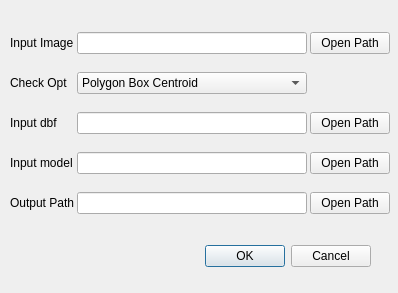
<?xml version="1.0" encoding="UTF-8"?>
<ui version="4.0">
 <class>lllegarAreaCheckerDialogBase</class>
 <widget class="QDialog" name="lllegarAreaCheckerDialogBase">
  <property name="geometry">
   <rect>
    <x>0</x>
    <y>0</y>
    <width>398</width>
    <height>293</height>
   </rect>
  </property>
  <property name="sizePolicy">
   <sizepolicy hsizetype="Fixed" vsizetype="Fixed">
    <horstretch>0</horstretch>
    <verstretch>0</verstretch>
   </sizepolicy>
  </property>
  <property name="minimumSize">
   <size>
    <width>398</width>
    <height>293</height>
   </size>
  </property>
  <property name="maximumSize">
   <size>
    <width>398</width>
    <height>293</height>
   </size>
  </property>
  <property name="cursor">
   <cursorShape>ArrowCursor</cursorShape>
  </property>
  <property name="windowTitle">
   <string>lllegarAreaChecker</string>
  </property>
  <widget class="QDialogButtonBox" name="SelBtn">
   <property name="geometry">
    <rect>
     <x>30</x>
     <y>240</y>
     <width>341</width>
     <height>32</height>
    </rect>
   </property>
   <property name="orientation">
    <enum>Qt::Horizontal</enum>
   </property>
   <property name="standardButtons">
    <set>QDialogButtonBox::Cancel|QDialogButtonBox::Ok</set>
   </property>
  </widget>
  <widget class="QWidget" name="gridLayoutWidget">
   <property name="geometry">
    <rect>
     <x>10</x>
     <y>20</y>
     <width>380</width>
     <height>210</height>
    </rect>
   </property>
   <layout class="QGridLayout" name="gridLayout">
    <property name="sizeConstraint">
     <enum>QLayout::SetMinimumSize</enum>
    </property>
    <property name="horizontalSpacing">
     <number>3</number>
    </property>
    <item row="3" column="0">
     <widget class="QLabel" name="label_4">
      <property name="text">
       <string>Input model</string>
      </property>
     </widget>
    </item>
    <item row="0" column="1">
     <widget class="QLineEdit" name="InputImage"/>
    </item>
    <item row="3" column="2">
     <widget class="QPushButton" name="InputModelBtn">
      <property name="text">
       <string>Open Path</string>
      </property>
     </widget>
    </item>
    <item row="4" column="1">
     <widget class="QLineEdit" name="Output"/>
    </item>
    <item row="2" column="0">
     <widget class="QLabel" name="label_2">
      <property name="text">
       <string>Input dbf</string>
      </property>
     </widget>
    </item>
    <item row="0" column="0">
     <widget class="QLabel" name="label">
      <property name="text">
       <string>Input Image</string>
      </property>
     </widget>
    </item>
    <item row="2" column="1">
     <widget class="QLineEdit" name="InputDbf"/>
    </item>
    <item row="2" column="2">
     <widget class="QPushButton" name="InputDbfBtn">
      <property name="text">
       <string>Open Path</string>
      </property>
     </widget>
    </item>
    <item row="0" column="2">
     <widget class="QPushButton" name="InputImageBtn">
      <property name="text">
       <string>Open Path</string>
      </property>
     </widget>
    </item>
    <item row="4" column="0">
     <widget class="QLabel" name="label_3">
      <property name="text">
       <string>Output Path</string>
      </property>
     </widget>
    </item>
    <item row="4" column="2">
     <widget class="QPushButton" name="OutputBtn">
      <property name="text">
       <string>Open Path</string>
      </property>
     </widget>
    </item>
    <item row="3" column="1">
     <widget class="QLineEdit" name="InputModel"/>
    </item>
    <item row="1" column="1">
     <widget class="QComboBox" name="comboBox">
      <item>
       <property name="text">
        <string>Polygon Box Centroid</string>
       </property>
      </item>
      <item>
       <property name="text">
        <string>Bounding Box Centroid</string>
       </property>
      </item>
     </widget>
    </item>
    <item row="1" column="0">
     <widget class="QLabel" name="label_5">
      <property name="text">
       <string>Check Opt</string>
      </property>
     </widget>
    </item>
   </layout>
  </widget>
 </widget>
 <resources/>
 <connections>
  <connection>
   <sender>SelBtn</sender>
   <signal>accepted()</signal>
   <receiver>lllegarAreaCheckerDialogBase</receiver>
   <slot>accept()</slot>
   <hints>
    <hint type="sourcelabel">
     <x>20</x>
     <y>20</y>
    </hint>
    <hint type="destinationlabel">
     <x>20</x>
     <y>20</y>
    </hint>
   </hints>
  </connection>
  <connection>
   <sender>SelBtn</sender>
   <signal>rejected()</signal>
   <receiver>lllegarAreaCheckerDialogBase</receiver>
   <slot>reject()</slot>
   <hints>
    <hint type="sourcelabel">
     <x>20</x>
     <y>20</y>
    </hint>
    <hint type="destinationlabel">
     <x>20</x>
     <y>20</y>
    </hint>
   </hints>
  </connection>
 </connections>
</ui>
